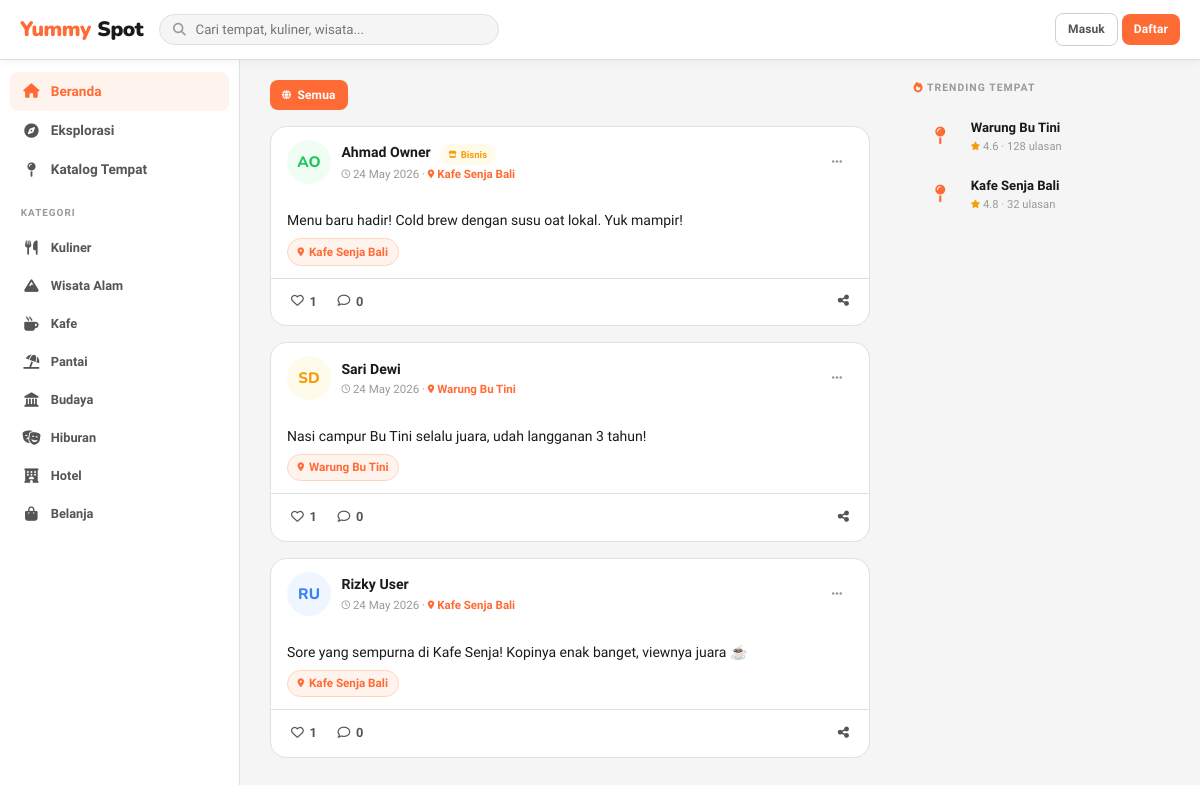
Before: / with the older database file.
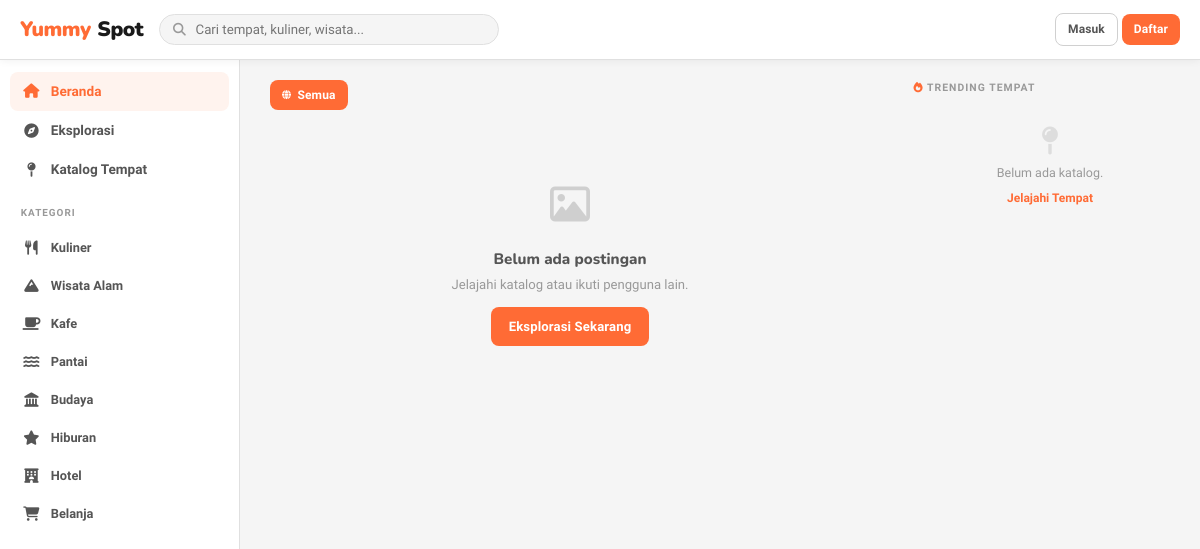
After: the same page with the newer database file.
### tables this page shows
CREATE TABLE categories (
    id         INT AUTO_INCREMENT PRIMARY KEY,
    name       VARCHAR(100) NOT NULL,
    icon       VARCHAR(255) DEFAULT NULL,
    created_at TIMESTAMP DEFAULT CURRENT_TIMESTAMP,
    UNIQUE KEY uq_category_name (name)
);

CREATE TABLE posts (
    id         INT AUTO_INCREMENT PRIMARY KEY,
    user_id    INT NOT NULL,
    catalog_id INT DEFAULT NULL,
    caption    TEXT,
    image      VARCHAR(255) DEFAULT NULL,
    post_type  ENUM('user','business') NOT NULL DEFAULT 'user',
    status     ENUM('published','removed') NOT NULL DEFAULT 'published',
    created_at TIMESTAMP DEFAULT CURRENT_TIMESTAMP,
    FOREIGN KEY (user_id)    REFERENCES users(id) ON DELETE CASCADE,
    FOREIGN KEY (catalog_id) REFERENCES catalogs(id) ON DELETE SET NULL,
    INDEX idx_status  (status),
    INDEX idx_created (created_at)
);

CREATE TABLE users (
    id              INT AUTO_INCREMENT PRIMARY KEY,
    fullname        VARCHAR(100) NOT NULL,
    username        VARCHAR(50)  NOT NULL UNIQUE,
    email           VARCHAR(100) NOT NULL UNIQUE,
    password        VARCHAR(255) NOT NULL,
    profile_picture VARCHAR(255) DEFAULT NULL,
    bio             TEXT         DEFAULT NULL,
    role            ENUM('user','owner','cs','admin') NOT NULL DEFAULT 'user',
    status          ENUM('active','suspended') NOT NULL DEFAULT 'active',
    created_at      TIMESTAMP DEFAULT CURRENT_TIMESTAMP,
    INDEX idx_role   (role),
    INDEX idx_status (status)
);

CREATE TABLE catalogs (
    id                  INT AUTO_INCREMENT PRIMARY KEY,
    owner_id            INT NOT NULL,
    category_id         INT NOT NULL,
    name                VARCHAR(100) NOT NULL,
    slug                VARCHAR(150) NOT NULL UNIQUE,
    description         TEXT,
    address             TEXT NOT NULL,
    city                VARCHAR(100) NOT NULL,
    contact             VARCHAR(50)  DEFAULT NULL,
    thumbnail           VARCHAR(255) DEFAULT NULL,
    open_time           TIME         DEFAULT NULL,
    close_time          TIME         DEFAULT NULL,
    latitude            DECIMAL(10,8) DEFAULT NULL,
    longitude           DECIMAL(11,8) DEFAULT NULL,
    verification_status ENUM('draft','pending','approved','rejected') NOT NULL DEFAULT 'draft',
    avg_rating          DECIMAL(3,2) NOT NULL DEFAULT 0.00,
    total_reviews       INT UNSIGNED NOT NULL DEFAULT 0,
    total_likes         INT UNSIGNED NOT NULL DEFAULT 0,
    deleted_at          TIMESTAMP NULL DEFAULT NULL,
    created_at          TIMESTAMP DEFAULT CURRENT_TIMESTAMP,
    FOREIGN KEY (owner_id)    REFERENCES users(id),
    FOREIGN KEY (category_id) REFERENCES categories(id),
    INDEX idx_status     (verification_status),
    INDEX idx_city       (city),
    INDEX idx_deleted_at (deleted_at)
);

### includes/helpers.php (called while the page is built, shortened)
<?php
require_once __DIR__ . '/../config/database.php';
function currentUser()  { startSession(); return $_SESSION['user'] ?? null; }
function e($s)           { return htmlspecialchars((string)$s, ENT_QUOTES, 'UTF-8'); }
function timeAgo($dt) {
    $s = time() - strtotime($dt);
    return date('d M Y', strtotime($dt));
}
function fmtNum($n) {
    return (string)$n;
}
function initials($name) {
    $p = explode(' ', trim($name));
    return strtoupper(substr($p[0],0,1).(isset($p[1])?substr($p[1],0,1):''));
}

### config/database.php (called while the page is built, shortened)
<?php
function getDB() {
    static $pdo = null;
    if ($pdo === null) {
        try {
            $dsn = "mysql:host=".DB_HOST.";port=".DB_PORT.";dbname=".DB_NAME.";charset=utf8mb4";
            $pdo = new PDO($dsn, DB_USER, DB_PASS, [
                PDO::ATTR_ERRMODE            => PDO::ERRMODE_EXCEPTION,
                PDO::ATTR_DEFAULT_FETCH_MODE => PDO::FETCH_ASSOC,
                PDO::ATTR_EMULATE_PREPARES   => false,
            ]);
        } catch (PDOException $e) {
            die('<div style="font-family:sans-serif;padding:2rem;background:#fee;color:#c00;border:1px solid #fcc;border-radius:8px;margin:2rem"><strong>Database Error:</strong> '.$e->getMessage().'<br><br>Pastikan MySQL berjalan dan sudah import <code>install.sql</code></div>');
        }
    }
    return $pdo;
}

### index.php (the view, shortened to what this page needs)
<?php
require_once __DIR__ . '/includes/helpers.php';
require_once __DIR__ . '/includes/header.php';
$db   = getDB();
$page = max(1, (int)($_GET['page'] ?? 1));
$lmt  = FEED_PER_PAGE;
$off  = ($page - 1) * $lmt;
$flt  = $_GET['filter'] ?? 'all';
if ($user && $flt === 'following') {
    $st = $db->prepare("
        SELECT p.*, u.fullname, u.username, u.profile_picture,
               c.name AS cat_name, c.slug AS cat_slug,
               (SELECT COUNT(*) FROM likes WHERE post_id=p.id) AS like_count,
               (SELECT COUNT(*) FROM comments WHERE post_id=p.id) AS cmt_count,
               (SELECT COUNT(*) FROM likes WHERE post_id=p.id AND user_id={$user['id']}) AS is_liked
        FROM posts p
        JOIN users u ON p.user_id = u.id
        LEFT JOIN catalogs c ON p.catalog_id = c.id
        JOIN follows f ON p.user_id = f.following_id AND f.follower_id = ?
        WHERE p.status = 'published'
        ORDER BY p.created_at DESC LIMIT ? OFFSET ?");
    $st->execute([$user['id'], $lmt, $off]);
} else {
    $isLikedSql = $user ? "(SELECT COUNT(*) FROM likes WHERE post_id=p.id AND user_id={$user['id']})" : "0";
    $st = $db->prepare("
        SELECT p.*, u.fullname, u.username, u.profile_picture,
               c.name AS cat_name, c.slug AS cat_slug,
               (SELECT COUNT(*) FROM likes WHERE post_id=p.id) AS like_count,
               (SELECT COUNT(*) FROM comments WHERE post_id=p.id) AS cmt_count,
               $isLikedSql AS is_liked
        FROM posts p
        JOIN users u ON p.user_id = u.id
        LEFT JOIN catalogs c ON p.catalog_id = c.id
        WHERE p.status = 'published'
        ORDER BY p.created_at DESC LIMIT ? OFFSET ?");
    $st->execute([$lmt, $off]);
}
$posts = $st->fetchAll();
$trending = $db->query("
    SELECT * FROM catalogs
    WHERE verification_status = 'approved'
    ORDER BY total_likes DESC, avg_rating DESC LIMIT 5
")->fetchAll();
$pals = [['#FF6B35','#fff5f0'],['#8b5cf6','#f5f3ff'],['#22c55e','#f0fdf4'],['#3b82f6','#eff6ff'],['#f59e0b','#fffbeb'],['#ec4899','#fdf2f8']];
?>
<div class="app-wrap">
<?php require_once __DIR__ . '/includes/sidebar.php'; ?>
<main class="main" style="max-width:640px; margin:0 auto;">
  <div style="display:flex;gap:.4rem;margin-bottom:1rem;">
    <a href="?filter=all"       class="btn btn-sm <?= $flt !== 'following' ? 'btn-primary' : 'btn-outline' ?>">
      <i class="fa-solid fa-globe fa-xs"></i> Semua
    </a>
  </div>
  <?php if (empty($posts)): ?>
  <div class="empty">
    <div class="e-icon"><i class="fa-regular fa-image"></i></div>
    <h3>Belum ada postingan</h3>
    <p>Jelajahi katalog atau ikuti pengguna lain.</p>
    <a href="explore.php" class="btn btn-primary mt-2">Eksplorasi Sekarang</a>
  </div>
  <?php else: ?>
  <?php foreach ($posts as $p):
    $pp = $pals[($p['user_id'] - 1) % count($pals)]; ?>
  <div class="post-card">
    <div class="post-head">
      <div class="avatar av-44" style="background:<?= $pp[1] ?>;color:<?= $pp[0] ?>;">
        <?php if ($p['profile_picture']): ?>
          <img src="<?= e($p['profile_picture']) ?>" alt="">
        <?php else: ?>
          <?= initials($p['fullname']) ?>
        <?php endif; ?>
      </div>
      <div class="post-meta flex-1">
        <div class="pname">
          <a href="profile.php?u=<?= e($p['username']) ?>"><?= e($p['fullname']) ?></a>
          <?php if ($p['post_type'] === 'business'): ?>
          <span class="badge badge-warning" style="font-size:.6rem;margin-left:.35rem;">
            <i class="fa-solid fa-store fa-xs"></i> Bisnis
          </span>
          <?php endif; ?>
        </div>
        <div class="pmeta">
          <i class="fa-regular fa-clock fa-xs"></i> <?= timeAgo($p['created_at']) ?>
          <?php if ($p['cat_name']): ?>
            &middot; <i class="fa-solid fa-location-dot fa-xs" style="color:var(--accent)"></i>
            <a href="catalog-detail.php?slug=<?= e($p['cat_slug']) ?>"><?= e($p['cat_name']) ?></a>
          <?php endif; ?>
        </div>
      </div>
      <div style="position:relative;">
        <button class="btn btn-ghost btn-icon btn-sm text-dim"
          onclick="togglePostMenu(<?= $p['id'] ?>, event)"
          title="Opsi">
          <i class="fa-solid fa-ellipsis"></i>
        </button>
      </div>
    </div>
    <div class="post-body">
      <?php if ($p['caption']): ?>
      <div class="post-caption"><?= nl2br(e($p['caption'])) ?></div>
      <?php endif; ?>
      <?php if ($p['cat_name']): ?>
      <a href="catalog-detail.php?slug=<?= e($p['cat_slug']) ?>" class="post-mention">
        <i class="fa-solid fa-location-dot fa-xs"></i> <?= e($p['cat_name']) ?>
      </a>
      <?php endif; ?>
    </div>
    <div class="post-actions">
      <?php if ($user): ?>
      <button class="act-btn <?= $p['is_liked'] ? 'liked' : '' ?>" onclick="toggleLike(<?= $p['id'] ?>, this)">
        <i class="fa-<?= $p['is_liked'] ? 'solid' : 'regular' ?> fa-heart"></i>
        <span class="lcount"><?= fmtNum($p['like_count']) ?></span>
      </button>
      <?php else: ?>
      <a href="login.php" class="act-btn">
        <i class="fa-regular fa-heart"></i> <?= fmtNum($p['like_count']) ?>
      </a>
      <?php endif; ?>
      <a href="post.php?id=<?= $p['id'] ?>" class="act-btn">
        <i class="fa-regular fa-comment"></i> <?= fmtNum($p['cmt_count']) ?>
      </a>
      <button class="act-btn" style="margin-left:auto;"
        onclick="navigator.clipboard.writeText('<?= APP_URL ?>/post.php?id=<?= $p['id'] ?>').then(()=>toast('Link disalin!'))">
        <i class="fa-solid fa-share-nodes"></i>
      </button>
    </div>
  </div>
  <?php endforeach; ?>
  <?php endif; ?>
</main>
<aside class="right-panel">
  <div style="margin-bottom:1.5rem;">
    <div class="panel-ttl"><i class="fa-solid fa-fire" style="color:var(--accent)"></i> Trending Tempat</div>
    <?php if (empty($trending)): ?>
    <div style="text-align:center;padding:1.25rem .5rem;color:var(--text3);">
      <i class="fa-solid fa-map-pin fa-2x" style="opacity:.25;margin-bottom:.5rem;display:block;"></i>
      <div style="font-size:.78rem;">Belum ada katalog.</div>
      <a href="explore.php" style="font-size:.75rem;color:var(--accent);font-weight:600;margin-top:.35rem;display:inline-block;">Jelajahi Tempat</a>
    </div>
    <?php else: ?>
    <?php foreach ($trending as $t): ?>
    <a href="catalog-detail.php?slug=<?= e($t['slug']) ?>" class="trend-item">
      <div class="trend-thumb">
        <?php if ($t['thumbnail']): ?>
          <img src="<?= e($t['thumbnail']) ?>" alt="">
        <?php else: ?>
          <i class="fa-solid fa-map-pin" style="color:var(--accent)"></i>
        <?php endif; ?>
      </div>
      <div style="flex:1;min-width:0;">
        <div class="trend-name truncate"><?= e($t['name']) ?></div>
        <div class="trend-meta">
          <?= number_format($t['avg_rating'], 1) ?> &middot; <?= fmtNum($t['total_reviews']) ?> ulasan
        </div>
      </div>
    </a>
    <?php endforeach; ?>
    <?php endif; ?>
  </div>
</aside>
</div>
<?php require_once __DIR__ . '/includes/footer.php'; ?>

### includes/header.php (shortened to what this page needs)
<?php
require_once __DIR__ . '/helpers.php';
$user     = currentUser();
$notifCnt = $user ? unreadNotifCount($user['id']) : 0;
$isOwner  = $user && $user['role'] === 'owner';
$isCS     = $user && $user['role'] === 'cs';
$isAdmin  = $user && $user['role'] === 'admin';
$isDash   = $isOwner || $isCS || $isAdmin;
$palettes = [
  ['#FF6B35','#fff5f0'], ['#8b5cf6','#f5f3ff'], ['#22c55e','#f0fdf4'],
  ['#3b82f6','#eff6ff'], ['#f59e0b','#fffbeb'], ['#ec4899','#fdf2f8'],
];
$pal = $user ? $palettes[($user['id']-1) % count($palettes)] : $palettes[0];
?>
<!DOCTYPE html>
<html lang="id">
<head>
<link rel="stylesheet" href="<?= APP_URL ?>/assets/css/app.css">
<link rel="stylesheet" href="https://cdnjs.cloudflare.com/ajax/libs/font-awesome/6.5.0/css/all.min.css">
</head>
<body>
<nav class="navbar">
  <a href="<?= APP_URL ?>/index.php" class="nav-logo">
    Yummy<span>Spot</span>
  </a>
  <form class="nav-search" action="<?= APP_URL ?>/explore.php" method="GET">
    <i class="fa-solid fa-magnifying-glass si"></i>
    <input type="search" name="q" placeholder="Cari tempat, kuliner, wisata..." value="<?= e($_GET['q'] ?? '') ?>">
  </form>
  <div class="nav-actions">
    <?php if ($user): ?>
      <?php if (!$isDash): ?>
      <button class="nav-icon-btn" onclick="openModal('create-post-modal')" title="Buat Postingan">
        <i class="fa-solid fa-square-plus"></i>
      </button>
      <?php endif; ?>
      <a href="<?= APP_URL ?>/notifications.php" class="nav-icon-btn" title="Notifikasi">
        <i class="fa-regular fa-bell"></i>
        <?php if ($notifCnt > 0): ?>
        <span class="nav-badge"><?= $notifCnt > 9 ? '9+' : $notifCnt ?></span>
        <?php endif; ?>
      </a>
      <div class="user-menu">
        <div class="user-trigger" data-dd="user-dd">
          <div class="avatar av-36" style="background:<?= $pal[1] ?>;color:<?= $pal[0] ?>">
            <?php if ($user['profile_picture']): ?>
              <img src="<?= e($user['profile_picture']) ?>" alt="">
            <?php else: ?>
              <?= initials($user['fullname']) ?>
            <?php endif; ?>
          </div>
          <span class="role-badge role-<?= $user['role'] ?>"><?= match($user['role']){'admin'=>'Admin','cs'=>'CS','owner'=>'Pemilik',default=>'User'} ?></span>
          <i class="fa-solid fa-chevron-down fa-xs text-dim"></i>
        </div>
        <div class="user-dd" id="user-dd">
          <div style="padding:.5rem .7rem .4rem;border-bottom:1px solid var(--border);margin-bottom:.25rem">
            <div style="font-weight:700;font-size:.87rem"><?= e($user['fullname']) ?></div>
            <div style="font-size:.73rem;color:var(--text3)">@<?= e($user['username']) ?></div>
          </div>
          <?php if (!$isDash): ?>
          <a href="<?= APP_URL ?>/profile.php" class="dd-item"><i class="fa-regular fa-user fa-fw"></i> Profil Saya</a>
          <a href="<?= APP_URL ?>/wishlist.php"   class="dd-item"><i class="fa-regular fa-bookmark fa-fw"></i> Wishlist</a>
          <a href="<?= APP_URL ?>/my-reports.php" class="dd-item"><i class="fa-regular fa-flag fa-fw"></i> Laporan Saya</a>
          <a href="<?= APP_URL ?>/contact.php"      class="dd-item"><i class="fa-solid fa-headset fa-fw"></i> Hubungi Kami</a>
          <?php endif; ?>
          <?php if ($isOwner): ?>
          <a href="<?= APP_URL ?>/owner/dashboard.php" class="dd-item"><i class="fa-solid fa-store fa-fw"></i> Dashboard Pemilik</a>
          <?php elseif ($isCS): ?>
          <a href="<?= APP_URL ?>/cs/dashboard.php" class="dd-item"><i class="fa-solid fa-shield-halved fa-fw"></i> CS Panel</a>
          <?php elseif ($isAdmin): ?>
          <a href="<?= APP_URL ?>/admin/dashboard.php" class="dd-item"><i class="fa-solid fa-bolt fa-fw"></i> Admin Panel</a>
          <?php endif; ?>
          <div class="dd-sep"></div>
          <a href="<?= APP_URL ?>/logout.php" class="dd-item red"><i class="fa-solid fa-right-from-bracket fa-fw"></i> Keluar</a>
        </div>
      </div>
    <?php else: ?>
      <a href="<?= APP_URL ?>/login.php" class="btn btn-outline btn-sm">Masuk</a>
      <a href="<?= APP_URL ?>/register.php" class="btn btn-primary btn-sm">Daftar</a>
    <?php endif; ?>
  </div>
</nav>

### includes/sidebar.php (shortened to what this page needs)
<?php
$pg       = basename($_SERVER['PHP_SELF'], '.php');
$isCatalogPage = in_array($pg, ['catalog', 'catalog-detail']);
?>
<aside class="sidebar">
  <div class="sidebar-section">
    <a href="<?= APP_URL ?>/index.php" class="sb-item <?= $pg==='index' ? 'active' : '' ?>">
      <i class="fa-solid fa-house si"></i> Beranda
    </a>
    <a href="<?= APP_URL ?>/explore.php" class="sb-item <?= $pg==='explore' ? 'active' : '' ?>">
      <i class="fa-solid fa-compass si"></i> Eksplorasi
    </a>
    <a href="<?= APP_URL ?>/catalog.php" class="sb-item <?= $isCatalogPage ? 'active' : '' ?>">
      <i class="fa-solid fa-map-pin si"></i> Katalog Tempat
    </a>
  </div>
  <div class="sb-label">Kategori</div>
  <?php
  $activeCatId = (int)($_GET['cat'] ?? 0);
  $cats = getDB()->query("SELECT * FROM categories ORDER BY id LIMIT 8")->fetchAll();
  foreach ($cats as $c):
    $isCatActive = $isCatalogPage && $activeCatId === (int)$c['id'];
  ?>
  <a href="<?= APP_URL ?>/catalog.php?cat=<?= $c['id'] ?>"
     class="sb-item <?= $isCatActive ? 'active' : '' ?>"
     style="font-size:.8rem;">
    <i class="fa-solid <?= e($c['icon']) ?> si"></i> <?= e($c['name']) ?>
  </a>
  <?php endforeach; ?>
</aside>

### includes/footer.php (shortened to what this page needs)
</body>
</html>

Changed rows visible on the page:
removed posts: user.fullname "AO", user.fullname "Ahmad Owner", post_type "Bisnis", created_at "24 May 2026", catalog.name "Kafe Senja Bali", caption "Menu baru hadir! Cold brew dengan susu oat lokal. Yuk mampir!", like_count "1", cmt_count "0"
removed posts: user.fullname "SD", user.fullname "Sari Dewi", created_at "24 May 2026", catalog.name "Warung Bu Tini", caption "Nasi campur Bu Tini selalu juara, udah langganan 3 tahun!", like_count "1", cmt_count "0"
removed posts: user.fullname "RU", user.fullname "Rizky User", created_at "24 May 2026", catalog.name "Kafe Senja Bali", caption "Sore yang sempurna di Kafe Senja! Kopinya enak banget, viewnya juara ☕", like_count "1", cmt_count "0"
removed catalogs: name "Warung Bu Tini", avg_rating "4.6", total_reviews "128"
removed catalogs: name "Kafe Senja Bali", avg_rating "4.8", total_reviews "32"
changed categories "Kafe": icon "fa-mug-hot" → "fa-mug-saucer" (drawn)
changed categories "Pantai": icon "fa-umbrella-beach" → "fa-water" (drawn)
changed categories "Hiburan": icon "fa-masks-theater" → "fa-star" (drawn)
changed categories "Belanja": icon "fa-bag-shopping" → "fa-cart-shopping" (drawn)
Other visible differences:
text now shown: "Belum ada postingan Jelajahi katalog atau ikuti pengguna lain. Eksplorasi Sekarang Belum ada katalog. Jelajahi Tempat"
